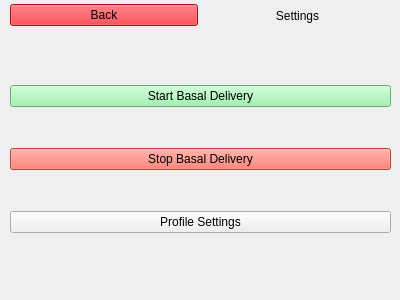
<?xml version="1.0" encoding="UTF-8"?>
<ui version="4.0">
 <class>ScreenSettings</class>
 <widget class="QWidget" name="ScreenSettings">
  <property name="geometry">
   <rect>
    <x>0</x>
    <y>0</y>
    <width>400</width>
    <height>300</height>
   </rect>
  </property>
  <property name="windowTitle">
   <string>Form</string>
  </property>
  <widget class="QWidget" name="horizontalLayoutWidget">
   <property name="geometry">
    <rect>
     <x>10</x>
     <y>0</y>
     <width>381</width>
     <height>31</height>
    </rect>
   </property>
   <layout class="QHBoxLayout" name="horizontalLayout">
    <item>
     <widget class="QPushButton" name="backButton">
      <property name="palette">
       <palette>
        <active>
         <colorrole role="WindowText">
          <brush brushstyle="SolidPattern">
           <color alpha="255">
            <red>0</red>
            <green>0</green>
            <blue>0</blue>
           </color>
          </brush>
         </colorrole>
         <colorrole role="Button">
          <brush brushstyle="SolidPattern">
           <color alpha="255">
            <red>224</red>
            <green>27</green>
            <blue>36</blue>
           </color>
          </brush>
         </colorrole>
         <colorrole role="Light">
          <brush brushstyle="SolidPattern">
           <color alpha="255">
            <red>255</red>
            <green>112</green>
            <blue>118</blue>
           </color>
          </brush>
         </colorrole>
         <colorrole role="Midlight">
          <brush brushstyle="SolidPattern">
           <color alpha="255">
            <red>239</red>
            <green>69</green>
            <blue>77</blue>
           </color>
          </brush>
         </colorrole>
         <colorrole role="Dark">
          <brush brushstyle="SolidPattern">
           <color alpha="255">
            <red>112</red>
            <green>13</green>
            <blue>18</blue>
           </color>
          </brush>
         </colorrole>
         <colorrole role="Mid">
          <brush brushstyle="SolidPattern">
           <color alpha="255">
            <red>149</red>
            <green>18</green>
            <blue>24</blue>
           </color>
          </brush>
         </colorrole>
         <colorrole role="Text">
          <brush brushstyle="SolidPattern">
           <color alpha="255">
            <red>0</red>
            <green>0</green>
            <blue>0</blue>
           </color>
          </brush>
         </colorrole>
         <colorrole role="BrightText">
          <brush brushstyle="SolidPattern">
           <color alpha="255">
            <red>255</red>
            <green>255</green>
            <blue>255</blue>
           </color>
          </brush>
         </colorrole>
         <colorrole role="ButtonText">
          <brush brushstyle="SolidPattern">
           <color alpha="255">
            <red>0</red>
            <green>0</green>
            <blue>0</blue>
           </color>
          </brush>
         </colorrole>
         <colorrole role="Base">
          <brush brushstyle="SolidPattern">
           <color alpha="255">
            <red>255</red>
            <green>255</green>
            <blue>255</blue>
           </color>
          </brush>
         </colorrole>
         <colorrole role="Window">
          <brush brushstyle="SolidPattern">
           <color alpha="255">
            <red>224</red>
            <green>27</green>
            <blue>36</blue>
           </color>
          </brush>
         </colorrole>
         <colorrole role="Shadow">
          <brush brushstyle="SolidPattern">
           <color alpha="255">
            <red>0</red>
            <green>0</green>
            <blue>0</blue>
           </color>
          </brush>
         </colorrole>
         <colorrole role="AlternateBase">
          <brush brushstyle="SolidPattern">
           <color alpha="255">
            <red>239</red>
            <green>141</green>
            <blue>145</blue>
           </color>
          </brush>
         </colorrole>
         <colorrole role="ToolTipBase">
          <brush brushstyle="SolidPattern">
           <color alpha="255">
            <red>255</red>
            <green>255</green>
            <blue>220</blue>
           </color>
          </brush>
         </colorrole>
         <colorrole role="ToolTipText">
          <brush brushstyle="SolidPattern">
           <color alpha="255">
            <red>0</red>
            <green>0</green>
            <blue>0</blue>
           </color>
          </brush>
         </colorrole>
         <colorrole role="PlaceholderText">
          <brush brushstyle="SolidPattern">
           <color alpha="128">
            <red>0</red>
            <green>0</green>
            <blue>0</blue>
           </color>
          </brush>
         </colorrole>
        </active>
        <inactive>
         <colorrole role="WindowText">
          <brush brushstyle="SolidPattern">
           <color alpha="255">
            <red>0</red>
            <green>0</green>
            <blue>0</blue>
           </color>
          </brush>
         </colorrole>
         <colorrole role="Button">
          <brush brushstyle="SolidPattern">
           <color alpha="255">
            <red>224</red>
            <green>27</green>
            <blue>36</blue>
           </color>
          </brush>
         </colorrole>
         <colorrole role="Light">
          <brush brushstyle="SolidPattern">
           <color alpha="255">
            <red>255</red>
            <green>112</green>
            <blue>118</blue>
           </color>
          </brush>
         </colorrole>
         <colorrole role="Midlight">
          <brush brushstyle="SolidPattern">
           <color alpha="255">
            <red>239</red>
            <green>69</green>
            <blue>77</blue>
           </color>
          </brush>
         </colorrole>
         <colorrole role="Dark">
          <brush brushstyle="SolidPattern">
           <color alpha="255">
            <red>112</red>
            <green>13</green>
            <blue>18</blue>
           </color>
          </brush>
         </colorrole>
         <colorrole role="Mid">
          <brush brushstyle="SolidPattern">
           <color alpha="255">
            <red>149</red>
            <green>18</green>
            <blue>24</blue>
           </color>
          </brush>
         </colorrole>
         <colorrole role="Text">
          <brush brushstyle="SolidPattern">
           <color alpha="255">
            <red>0</red>
            <green>0</green>
            <blue>0</blue>
           </color>
          </brush>
         </colorrole>
         <colorrole role="BrightText">
          <brush brushstyle="SolidPattern">
           <color alpha="255">
            <red>255</red>
            <green>255</green>
            <blue>255</blue>
           </color>
          </brush>
         </colorrole>
         <colorrole role="ButtonText">
          <brush brushstyle="SolidPattern">
           <color alpha="255">
            <red>0</red>
            <green>0</green>
            <blue>0</blue>
           </color>
          </brush>
         </colorrole>
         <colorrole role="Base">
          <brush brushstyle="SolidPattern">
           <color alpha="255">
            <red>255</red>
            <green>255</green>
            <blue>255</blue>
           </color>
          </brush>
         </colorrole>
         <colorrole role="Window">
          <brush brushstyle="SolidPattern">
           <color alpha="255">
            <red>224</red>
            <green>27</green>
            <blue>36</blue>
           </color>
          </brush>
         </colorrole>
         <colorrole role="Shadow">
          <brush brushstyle="SolidPattern">
           <color alpha="255">
            <red>0</red>
            <green>0</green>
            <blue>0</blue>
           </color>
          </brush>
         </colorrole>
         <colorrole role="AlternateBase">
          <brush brushstyle="SolidPattern">
           <color alpha="255">
            <red>239</red>
            <green>141</green>
            <blue>145</blue>
           </color>
          </brush>
         </colorrole>
         <colorrole role="ToolTipBase">
          <brush brushstyle="SolidPattern">
           <color alpha="255">
            <red>255</red>
            <green>255</green>
            <blue>220</blue>
           </color>
          </brush>
         </colorrole>
         <colorrole role="ToolTipText">
          <brush brushstyle="SolidPattern">
           <color alpha="255">
            <red>0</red>
            <green>0</green>
            <blue>0</blue>
           </color>
          </brush>
         </colorrole>
         <colorrole role="PlaceholderText">
          <brush brushstyle="SolidPattern">
           <color alpha="128">
            <red>0</red>
            <green>0</green>
            <blue>0</blue>
           </color>
          </brush>
         </colorrole>
        </inactive>
        <disabled>
         <colorrole role="WindowText">
          <brush brushstyle="SolidPattern">
           <color alpha="255">
            <red>112</red>
            <green>13</green>
            <blue>18</blue>
           </color>
          </brush>
         </colorrole>
         <colorrole role="Button">
          <brush brushstyle="SolidPattern">
           <color alpha="255">
            <red>224</red>
            <green>27</green>
            <blue>36</blue>
           </color>
          </brush>
         </colorrole>
         <colorrole role="Light">
          <brush brushstyle="SolidPattern">
           <color alpha="255">
            <red>255</red>
            <green>112</green>
            <blue>118</blue>
           </color>
          </brush>
         </colorrole>
         <colorrole role="Midlight">
          <brush brushstyle="SolidPattern">
           <color alpha="255">
            <red>239</red>
            <green>69</green>
            <blue>77</blue>
           </color>
          </brush>
         </colorrole>
         <colorrole role="Dark">
          <brush brushstyle="SolidPattern">
           <color alpha="255">
            <red>112</red>
            <green>13</green>
            <blue>18</blue>
           </color>
          </brush>
         </colorrole>
         <colorrole role="Mid">
          <brush brushstyle="SolidPattern">
           <color alpha="255">
            <red>149</red>
            <green>18</green>
            <blue>24</blue>
           </color>
          </brush>
         </colorrole>
         <colorrole role="Text">
          <brush brushstyle="SolidPattern">
           <color alpha="255">
            <red>112</red>
            <green>13</green>
            <blue>18</blue>
           </color>
          </brush>
         </colorrole>
         <colorrole role="BrightText">
          <brush brushstyle="SolidPattern">
           <color alpha="255">
            <red>255</red>
            <green>255</green>
            <blue>255</blue>
           </color>
          </brush>
         </colorrole>
         <colorrole role="ButtonText">
          <brush brushstyle="SolidPattern">
           <color alpha="255">
            <red>112</red>
            <green>13</green>
            <blue>18</blue>
           </color>
          </brush>
         </colorrole>
         <colorrole role="Base">
          <brush brushstyle="SolidPattern">
           <color alpha="255">
            <red>224</red>
            <green>27</green>
            <blue>36</blue>
           </color>
          </brush>
         </colorrole>
         <colorrole role="Window">
          <brush brushstyle="SolidPattern">
           <color alpha="255">
            <red>224</red>
            <green>27</green>
            <blue>36</blue>
           </color>
          </brush>
         </colorrole>
         <colorrole role="Shadow">
          <brush brushstyle="SolidPattern">
           <color alpha="255">
            <red>0</red>
            <green>0</green>
            <blue>0</blue>
           </color>
          </brush>
         </colorrole>
         <colorrole role="AlternateBase">
          <brush brushstyle="SolidPattern">
           <color alpha="255">
            <red>224</red>
            <green>27</green>
            <blue>36</blue>
           </color>
          </brush>
         </colorrole>
         <colorrole role="ToolTipBase">
          <brush brushstyle="SolidPattern">
           <color alpha="255">
            <red>255</red>
            <green>255</green>
            <blue>220</blue>
           </color>
          </brush>
         </colorrole>
         <colorrole role="ToolTipText">
          <brush brushstyle="SolidPattern">
           <color alpha="255">
            <red>0</red>
            <green>0</green>
            <blue>0</blue>
           </color>
          </brush>
         </colorrole>
         <colorrole role="PlaceholderText">
          <brush brushstyle="SolidPattern">
           <color alpha="128">
            <red>0</red>
            <green>0</green>
            <blue>0</blue>
           </color>
          </brush>
         </colorrole>
        </disabled>
       </palette>
      </property>
      <property name="text">
       <string>Back</string>
      </property>
     </widget>
    </item>
    <item>
     <widget class="QLabel" name="title">
      <property name="text">
       <string>Settings</string>
      </property>
      <property name="alignment">
       <set>Qt::AlignCenter</set>
      </property>
     </widget>
    </item>
   </layout>
  </widget>
  <widget class="QWidget" name="verticalLayoutWidget">
   <property name="geometry">
    <rect>
     <x>10</x>
     <y>50</y>
     <width>381</width>
     <height>221</height>
    </rect>
   </property>
   <layout class="QVBoxLayout" name="verticalLayout">
    <item>
     <widget class="QPushButton" name="startDeliveryButton">
      <property name="palette">
       <palette>
        <active>
         <colorrole role="WindowText">
          <brush brushstyle="SolidPattern">
           <color alpha="255">
            <red>0</red>
            <green>0</green>
            <blue>0</blue>
           </color>
          </brush>
         </colorrole>
         <colorrole role="Button">
          <brush brushstyle="SolidPattern">
           <color alpha="255">
            <red>143</red>
            <green>240</green>
            <blue>164</blue>
           </color>
          </brush>
         </colorrole>
         <colorrole role="Light">
          <brush brushstyle="SolidPattern">
           <color alpha="255">
            <red>255</red>
            <green>255</green>
            <blue>255</blue>
           </color>
          </brush>
         </colorrole>
         <colorrole role="Midlight">
          <brush brushstyle="SolidPattern">
           <color alpha="255">
            <red>199</red>
            <green>247</green>
            <blue>209</blue>
           </color>
          </brush>
         </colorrole>
         <colorrole role="Dark">
          <brush brushstyle="SolidPattern">
           <color alpha="255">
            <red>72</red>
            <green>120</green>
            <blue>82</blue>
           </color>
          </brush>
         </colorrole>
         <colorrole role="Mid">
          <brush brushstyle="SolidPattern">
           <color alpha="255">
            <red>95</red>
            <green>160</green>
            <blue>109</blue>
           </color>
          </brush>
         </colorrole>
         <colorrole role="Text">
          <brush brushstyle="SolidPattern">
           <color alpha="255">
            <red>0</red>
            <green>0</green>
            <blue>0</blue>
           </color>
          </brush>
         </colorrole>
         <colorrole role="BrightText">
          <brush brushstyle="SolidPattern">
           <color alpha="255">
            <red>255</red>
            <green>255</green>
            <blue>255</blue>
           </color>
          </brush>
         </colorrole>
         <colorrole role="ButtonText">
          <brush brushstyle="SolidPattern">
           <color alpha="255">
            <red>0</red>
            <green>0</green>
            <blue>0</blue>
           </color>
          </brush>
         </colorrole>
         <colorrole role="Base">
          <brush brushstyle="SolidPattern">
           <color alpha="255">
            <red>255</red>
            <green>255</green>
            <blue>255</blue>
           </color>
          </brush>
         </colorrole>
         <colorrole role="Window">
          <brush brushstyle="SolidPattern">
           <color alpha="255">
            <red>143</red>
            <green>240</green>
            <blue>164</blue>
           </color>
          </brush>
         </colorrole>
         <colorrole role="Shadow">
          <brush brushstyle="SolidPattern">
           <color alpha="255">
            <red>0</red>
            <green>0</green>
            <blue>0</blue>
           </color>
          </brush>
         </colorrole>
         <colorrole role="AlternateBase">
          <brush brushstyle="SolidPattern">
           <color alpha="255">
            <red>199</red>
            <green>247</green>
            <blue>209</blue>
           </color>
          </brush>
         </colorrole>
         <colorrole role="ToolTipBase">
          <brush brushstyle="SolidPattern">
           <color alpha="255">
            <red>255</red>
            <green>255</green>
            <blue>220</blue>
           </color>
          </brush>
         </colorrole>
         <colorrole role="ToolTipText">
          <brush brushstyle="SolidPattern">
           <color alpha="255">
            <red>0</red>
            <green>0</green>
            <blue>0</blue>
           </color>
          </brush>
         </colorrole>
         <colorrole role="PlaceholderText">
          <brush brushstyle="SolidPattern">
           <color alpha="128">
            <red>0</red>
            <green>0</green>
            <blue>0</blue>
           </color>
          </brush>
         </colorrole>
        </active>
        <inactive>
         <colorrole role="WindowText">
          <brush brushstyle="SolidPattern">
           <color alpha="255">
            <red>0</red>
            <green>0</green>
            <blue>0</blue>
           </color>
          </brush>
         </colorrole>
         <colorrole role="Button">
          <brush brushstyle="SolidPattern">
           <color alpha="255">
            <red>143</red>
            <green>240</green>
            <blue>164</blue>
           </color>
          </brush>
         </colorrole>
         <colorrole role="Light">
          <brush brushstyle="SolidPattern">
           <color alpha="255">
            <red>255</red>
            <green>255</green>
            <blue>255</blue>
           </color>
          </brush>
         </colorrole>
         <colorrole role="Midlight">
          <brush brushstyle="SolidPattern">
           <color alpha="255">
            <red>199</red>
            <green>247</green>
            <blue>209</blue>
           </color>
          </brush>
         </colorrole>
         <colorrole role="Dark">
          <brush brushstyle="SolidPattern">
           <color alpha="255">
            <red>72</red>
            <green>120</green>
            <blue>82</blue>
           </color>
          </brush>
         </colorrole>
         <colorrole role="Mid">
          <brush brushstyle="SolidPattern">
           <color alpha="255">
            <red>95</red>
            <green>160</green>
            <blue>109</blue>
           </color>
          </brush>
         </colorrole>
         <colorrole role="Text">
          <brush brushstyle="SolidPattern">
           <color alpha="255">
            <red>0</red>
            <green>0</green>
            <blue>0</blue>
           </color>
          </brush>
         </colorrole>
         <colorrole role="BrightText">
          <brush brushstyle="SolidPattern">
           <color alpha="255">
            <red>255</red>
            <green>255</green>
            <blue>255</blue>
           </color>
          </brush>
         </colorrole>
         <colorrole role="ButtonText">
          <brush brushstyle="SolidPattern">
           <color alpha="255">
            <red>0</red>
            <green>0</green>
            <blue>0</blue>
           </color>
          </brush>
         </colorrole>
         <colorrole role="Base">
          <brush brushstyle="SolidPattern">
           <color alpha="255">
            <red>255</red>
            <green>255</green>
            <blue>255</blue>
           </color>
          </brush>
         </colorrole>
         <colorrole role="Window">
          <brush brushstyle="SolidPattern">
           <color alpha="255">
            <red>143</red>
            <green>240</green>
            <blue>164</blue>
           </color>
          </brush>
         </colorrole>
         <colorrole role="Shadow">
          <brush brushstyle="SolidPattern">
           <color alpha="255">
            <red>0</red>
            <green>0</green>
            <blue>0</blue>
           </color>
          </brush>
         </colorrole>
         <colorrole role="AlternateBase">
          <brush brushstyle="SolidPattern">
           <color alpha="255">
            <red>199</red>
            <green>247</green>
            <blue>209</blue>
           </color>
          </brush>
         </colorrole>
         <colorrole role="ToolTipBase">
          <brush brushstyle="SolidPattern">
           <color alpha="255">
            <red>255</red>
            <green>255</green>
            <blue>220</blue>
           </color>
          </brush>
         </colorrole>
         <colorrole role="ToolTipText">
          <brush brushstyle="SolidPattern">
           <color alpha="255">
            <red>0</red>
            <green>0</green>
            <blue>0</blue>
           </color>
          </brush>
         </colorrole>
         <colorrole role="PlaceholderText">
          <brush brushstyle="SolidPattern">
           <color alpha="128">
            <red>0</red>
            <green>0</green>
            <blue>0</blue>
           </color>
          </brush>
         </colorrole>
        </inactive>
        <disabled>
         <colorrole role="WindowText">
          <brush brushstyle="SolidPattern">
           <color alpha="255">
            <red>72</red>
            <green>120</green>
            <blue>82</blue>
           </color>
          </brush>
         </colorrole>
         <colorrole role="Button">
          <brush brushstyle="SolidPattern">
           <color alpha="255">
            <red>143</red>
            <green>240</green>
            <blue>164</blue>
           </color>
          </brush>
         </colorrole>
         <colorrole role="Light">
          <brush brushstyle="SolidPattern">
           <color alpha="255">
            <red>255</red>
            <green>255</green>
            <blue>255</blue>
           </color>
          </brush>
         </colorrole>
         <colorrole role="Midlight">
          <brush brushstyle="SolidPattern">
           <color alpha="255">
            <red>199</red>
            <green>247</green>
            <blue>209</blue>
           </color>
          </brush>
         </colorrole>
         <colorrole role="Dark">
          <brush brushstyle="SolidPattern">
           <color alpha="255">
            <red>72</red>
            <green>120</green>
            <blue>82</blue>
           </color>
          </brush>
         </colorrole>
         <colorrole role="Mid">
          <brush brushstyle="SolidPattern">
           <color alpha="255">
            <red>95</red>
            <green>160</green>
            <blue>109</blue>
           </color>
          </brush>
         </colorrole>
         <colorrole role="Text">
          <brush brushstyle="SolidPattern">
           <color alpha="255">
            <red>72</red>
            <green>120</green>
            <blue>82</blue>
           </color>
          </brush>
         </colorrole>
         <colorrole role="BrightText">
          <brush brushstyle="SolidPattern">
           <color alpha="255">
            <red>255</red>
            <green>255</green>
            <blue>255</blue>
           </color>
          </brush>
         </colorrole>
         <colorrole role="ButtonText">
          <brush brushstyle="SolidPattern">
           <color alpha="255">
            <red>72</red>
            <green>120</green>
            <blue>82</blue>
           </color>
          </brush>
         </colorrole>
         <colorrole role="Base">
          <brush brushstyle="SolidPattern">
           <color alpha="255">
            <red>143</red>
            <green>240</green>
            <blue>164</blue>
           </color>
          </brush>
         </colorrole>
         <colorrole role="Window">
          <brush brushstyle="SolidPattern">
           <color alpha="255">
            <red>143</red>
            <green>240</green>
            <blue>164</blue>
           </color>
          </brush>
         </colorrole>
         <colorrole role="Shadow">
          <brush brushstyle="SolidPattern">
           <color alpha="255">
            <red>0</red>
            <green>0</green>
            <blue>0</blue>
           </color>
          </brush>
         </colorrole>
         <colorrole role="AlternateBase">
          <brush brushstyle="SolidPattern">
           <color alpha="255">
            <red>143</red>
            <green>240</green>
            <blue>164</blue>
           </color>
          </brush>
         </colorrole>
         <colorrole role="ToolTipBase">
          <brush brushstyle="SolidPattern">
           <color alpha="255">
            <red>255</red>
            <green>255</green>
            <blue>220</blue>
           </color>
          </brush>
         </colorrole>
         <colorrole role="ToolTipText">
          <brush brushstyle="SolidPattern">
           <color alpha="255">
            <red>0</red>
            <green>0</green>
            <blue>0</blue>
           </color>
          </brush>
         </colorrole>
         <colorrole role="PlaceholderText">
          <brush brushstyle="SolidPattern">
           <color alpha="128">
            <red>0</red>
            <green>0</green>
            <blue>0</blue>
           </color>
          </brush>
         </colorrole>
        </disabled>
       </palette>
      </property>
      <property name="text">
       <string>Start Basal Delivery</string>
      </property>
     </widget>
    </item>
    <item>
     <widget class="QPushButton" name="stopDeliveryButton">
      <property name="palette">
       <palette>
        <active>
         <colorrole role="WindowText">
          <brush brushstyle="SolidPattern">
           <color alpha="255">
            <red>0</red>
            <green>0</green>
            <blue>0</blue>
           </color>
          </brush>
         </colorrole>
         <colorrole role="Button">
          <brush brushstyle="SolidPattern">
           <color alpha="255">
            <red>246</red>
            <green>97</green>
            <blue>81</blue>
           </color>
          </brush>
         </colorrole>
         <colorrole role="Light">
          <brush brushstyle="SolidPattern">
           <color alpha="255">
            <red>255</red>
            <green>203</green>
            <blue>198</blue>
           </color>
          </brush>
         </colorrole>
         <colorrole role="Midlight">
          <brush brushstyle="SolidPattern">
           <color alpha="255">
            <red>250</red>
            <green>150</green>
            <blue>139</blue>
           </color>
          </brush>
         </colorrole>
         <colorrole role="Dark">
          <brush brushstyle="SolidPattern">
           <color alpha="255">
            <red>123</red>
            <green>49</green>
            <blue>41</blue>
           </color>
          </brush>
         </colorrole>
         <colorrole role="Mid">
          <brush brushstyle="SolidPattern">
           <color alpha="255">
            <red>164</red>
            <green>65</green>
            <blue>54</blue>
           </color>
          </brush>
         </colorrole>
         <colorrole role="Text">
          <brush brushstyle="SolidPattern">
           <color alpha="255">
            <red>0</red>
            <green>0</green>
            <blue>0</blue>
           </color>
          </brush>
         </colorrole>
         <colorrole role="BrightText">
          <brush brushstyle="SolidPattern">
           <color alpha="255">
            <red>255</red>
            <green>255</green>
            <blue>255</blue>
           </color>
          </brush>
         </colorrole>
         <colorrole role="ButtonText">
          <brush brushstyle="SolidPattern">
           <color alpha="255">
            <red>0</red>
            <green>0</green>
            <blue>0</blue>
           </color>
          </brush>
         </colorrole>
         <colorrole role="Base">
          <brush brushstyle="SolidPattern">
           <color alpha="255">
            <red>255</red>
            <green>255</green>
            <blue>255</blue>
           </color>
          </brush>
         </colorrole>
         <colorrole role="Window">
          <brush brushstyle="SolidPattern">
           <color alpha="255">
            <red>246</red>
            <green>97</green>
            <blue>81</blue>
           </color>
          </brush>
         </colorrole>
         <colorrole role="Shadow">
          <brush brushstyle="SolidPattern">
           <color alpha="255">
            <red>0</red>
            <green>0</green>
            <blue>0</blue>
           </color>
          </brush>
         </colorrole>
         <colorrole role="AlternateBase">
          <brush brushstyle="SolidPattern">
           <color alpha="255">
            <red>250</red>
            <green>176</green>
            <blue>168</blue>
           </color>
          </brush>
         </colorrole>
         <colorrole role="ToolTipBase">
          <brush brushstyle="SolidPattern">
           <color alpha="255">
            <red>255</red>
            <green>255</green>
            <blue>220</blue>
           </color>
          </brush>
         </colorrole>
         <colorrole role="ToolTipText">
          <brush brushstyle="SolidPattern">
           <color alpha="255">
            <red>0</red>
            <green>0</green>
            <blue>0</blue>
           </color>
          </brush>
         </colorrole>
         <colorrole role="PlaceholderText">
          <brush brushstyle="SolidPattern">
           <color alpha="128">
            <red>0</red>
            <green>0</green>
            <blue>0</blue>
           </color>
          </brush>
         </colorrole>
        </active>
        <inactive>
         <colorrole role="WindowText">
          <brush brushstyle="SolidPattern">
           <color alpha="255">
            <red>0</red>
            <green>0</green>
            <blue>0</blue>
           </color>
          </brush>
         </colorrole>
         <colorrole role="Button">
          <brush brushstyle="SolidPattern">
           <color alpha="255">
            <red>246</red>
            <green>97</green>
            <blue>81</blue>
           </color>
          </brush>
         </colorrole>
         <colorrole role="Light">
          <brush brushstyle="SolidPattern">
           <color alpha="255">
            <red>255</red>
            <green>203</green>
            <blue>198</blue>
           </color>
          </brush>
         </colorrole>
         <colorrole role="Midlight">
          <brush brushstyle="SolidPattern">
           <color alpha="255">
            <red>250</red>
            <green>150</green>
            <blue>139</blue>
           </color>
          </brush>
         </colorrole>
         <colorrole role="Dark">
          <brush brushstyle="SolidPattern">
           <color alpha="255">
            <red>123</red>
            <green>49</green>
            <blue>41</blue>
           </color>
          </brush>
         </colorrole>
         <colorrole role="Mid">
          <brush brushstyle="SolidPattern">
           <color alpha="255">
            <red>164</red>
            <green>65</green>
            <blue>54</blue>
           </color>
          </brush>
         </colorrole>
         <colorrole role="Text">
          <brush brushstyle="SolidPattern">
           <color alpha="255">
            <red>0</red>
            <green>0</green>
            <blue>0</blue>
           </color>
          </brush>
         </colorrole>
         <colorrole role="BrightText">
          <brush brushstyle="SolidPattern">
           <color alpha="255">
            <red>255</red>
            <green>255</green>
            <blue>255</blue>
           </color>
          </brush>
         </colorrole>
         <colorrole role="ButtonText">
          <brush brushstyle="SolidPattern">
           <color alpha="255">
            <red>0</red>
            <green>0</green>
            <blue>0</blue>
           </color>
          </brush>
         </colorrole>
         <colorrole role="Base">
          <brush brushstyle="SolidPattern">
           <color alpha="255">
            <red>255</red>
            <green>255</green>
            <blue>255</blue>
           </color>
          </brush>
         </colorrole>
         <colorrole role="Window">
          <brush brushstyle="SolidPattern">
           <color alpha="255">
            <red>246</red>
            <green>97</green>
            <blue>81</blue>
           </color>
          </brush>
         </colorrole>
         <colorrole role="Shadow">
          <brush brushstyle="SolidPattern">
           <color alpha="255">
            <red>0</red>
            <green>0</green>
            <blue>0</blue>
           </color>
          </brush>
         </colorrole>
         <colorrole role="AlternateBase">
          <brush brushstyle="SolidPattern">
           <color alpha="255">
            <red>250</red>
            <green>176</green>
            <blue>168</blue>
           </color>
          </brush>
         </colorrole>
         <colorrole role="ToolTipBase">
          <brush brushstyle="SolidPattern">
           <color alpha="255">
            <red>255</red>
            <green>255</green>
            <blue>220</blue>
           </color>
          </brush>
         </colorrole>
         <colorrole role="ToolTipText">
          <brush brushstyle="SolidPattern">
           <color alpha="255">
            <red>0</red>
            <green>0</green>
            <blue>0</blue>
           </color>
          </brush>
         </colorrole>
         <colorrole role="PlaceholderText">
          <brush brushstyle="SolidPattern">
           <color alpha="128">
            <red>0</red>
            <green>0</green>
            <blue>0</blue>
           </color>
          </brush>
         </colorrole>
        </inactive>
        <disabled>
         <colorrole role="WindowText">
          <brush brushstyle="SolidPattern">
           <color alpha="255">
            <red>123</red>
            <green>49</green>
            <blue>41</blue>
           </color>
          </brush>
         </colorrole>
         <colorrole role="Button">
          <brush brushstyle="SolidPattern">
           <color alpha="255">
            <red>246</red>
            <green>97</green>
            <blue>81</blue>
           </color>
          </brush>
         </colorrole>
         <colorrole role="Light">
          <brush brushstyle="SolidPattern">
           <color alpha="255">
            <red>255</red>
            <green>203</green>
            <blue>198</blue>
           </color>
          </brush>
         </colorrole>
         <colorrole role="Midlight">
          <brush brushstyle="SolidPattern">
           <color alpha="255">
            <red>250</red>
            <green>150</green>
            <blue>139</blue>
           </color>
          </brush>
         </colorrole>
         <colorrole role="Dark">
          <brush brushstyle="SolidPattern">
           <color alpha="255">
            <red>123</red>
            <green>49</green>
            <blue>41</blue>
           </color>
          </brush>
         </colorrole>
         <colorrole role="Mid">
          <brush brushstyle="SolidPattern">
           <color alpha="255">
            <red>164</red>
            <green>65</green>
            <blue>54</blue>
           </color>
          </brush>
         </colorrole>
         <colorrole role="Text">
          <brush brushstyle="SolidPattern">
           <color alpha="255">
            <red>123</red>
            <green>49</green>
            <blue>41</blue>
           </color>
          </brush>
         </colorrole>
         <colorrole role="BrightText">
          <brush brushstyle="SolidPattern">
           <color alpha="255">
            <red>255</red>
            <green>255</green>
            <blue>255</blue>
           </color>
          </brush>
         </colorrole>
         <colorrole role="ButtonText">
          <brush brushstyle="SolidPattern">
           <color alpha="255">
            <red>123</red>
            <green>49</green>
            <blue>41</blue>
           </color>
          </brush>
         </colorrole>
         <colorrole role="Base">
          <brush brushstyle="SolidPattern">
           <color alpha="255">
            <red>246</red>
            <green>97</green>
            <blue>81</blue>
           </color>
          </brush>
         </colorrole>
         <colorrole role="Window">
          <brush brushstyle="SolidPattern">
           <color alpha="255">
            <red>246</red>
            <green>97</green>
            <blue>81</blue>
           </color>
          </brush>
         </colorrole>
         <colorrole role="Shadow">
          <brush brushstyle="SolidPattern">
           <color alpha="255">
            <red>0</red>
            <green>0</green>
            <blue>0</blue>
           </color>
          </brush>
         </colorrole>
         <colorrole role="AlternateBase">
          <brush brushstyle="SolidPattern">
           <color alpha="255">
            <red>246</red>
            <green>97</green>
            <blue>81</blue>
           </color>
          </brush>
         </colorrole>
         <colorrole role="ToolTipBase">
          <brush brushstyle="SolidPattern">
           <color alpha="255">
            <red>255</red>
            <green>255</green>
            <blue>220</blue>
           </color>
          </brush>
         </colorrole>
         <colorrole role="ToolTipText">
          <brush brushstyle="SolidPattern">
           <color alpha="255">
            <red>0</red>
            <green>0</green>
            <blue>0</blue>
           </color>
          </brush>
         </colorrole>
         <colorrole role="PlaceholderText">
          <brush brushstyle="SolidPattern">
           <color alpha="128">
            <red>0</red>
            <green>0</green>
            <blue>0</blue>
           </color>
          </brush>
         </colorrole>
        </disabled>
       </palette>
      </property>
      <property name="text">
       <string>Stop Basal Delivery</string>
      </property>
     </widget>
    </item>
    <item>
     <widget class="QPushButton" name="profileButton">
      <property name="text">
       <string>Profile Settings</string>
      </property>
     </widget>
    </item>
   </layout>
  </widget>
 </widget>
 <resources/>
 <connections/>
</ui>
